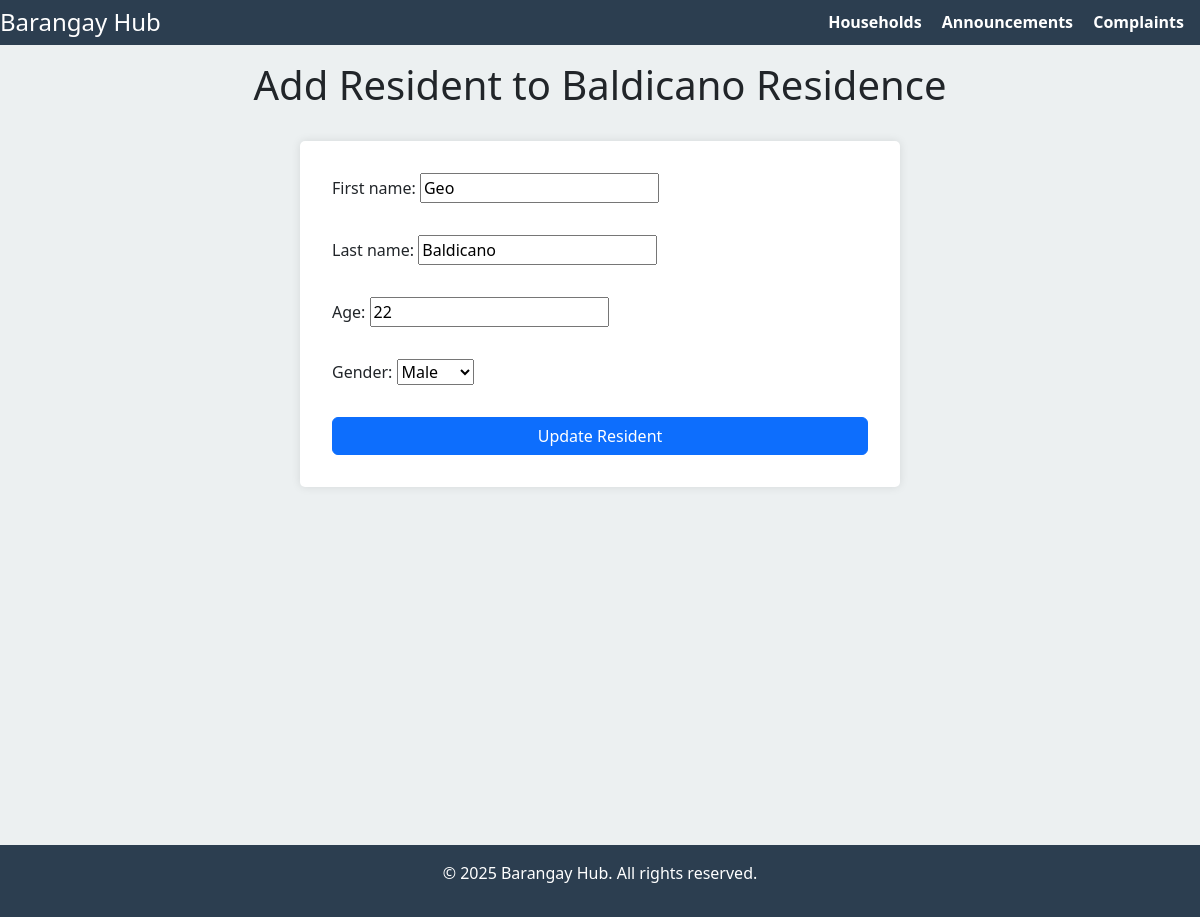
The page /households/1/residents/3/update/ on the database its author committed.
### app/models.py (models this page shows, shortened)
class Household(models.Model):
    name = models.CharField(max_length=100)
    address = models.TextField()

class Resident(models.Model):
    household = models.ForeignKey(Household, on_delete=models.CASCADE, related_name='residents')
    first_name = models.CharField(max_length=50)
    last_name = models.CharField(max_length=50)
    age = models.IntegerField()
    gender = models.CharField(max_length=20, choices=
        [('MALE', 'Male'),
         ('FEMALE', 'Female')],
         default='PENDING')

### app/views.py (the view, shortened to what this page needs)
# urls.py: path('households/<int:household_id>/residents/<int:pk>/update/', ResidentUpdateView.as_view(), name='resident_update'),
class ResidentUpdateView(UpdateView):
    model = Resident
    fields = ['first_name', 'last_name', 'age', 'gender']
    template_name = 'app/Residents_update.html'
    def get_context_data(self, **kwargs):
        context = super().get_context_data(**kwargs)
        context['household'] = Household.objects.get(pk=self.kwargs.get('household_id'))
        return context

### app/templates/app/Residents_update.html (shortened to what this page needs)
{% extends 'app/base.html' %}
{% block content %}
<h1 class="text-center">Add Resident to {{ household.name }}</h1>
<div class="form-container">
    <form method="post" class="form-style">
        {{ form.as_p }}
        <button type="submit" class="btn btn-primary">Update Resident</button>
    </form>
</div>
{% endblock %}

### static/css/base.css (style rules this page uses)
body { font-family: Arial, sans-serif; margin: 0; padding: 0; background-color: #f9f9f9; overflow-x: hidden; }
.form-container { background-color: #fff; padding: 2rem; border-radius: 5px; box-shadow: 0 0 10px rgba(0, 0, 0, 0.1); margin: 2rem auto; max-width: 600px; }
.form-style { display: flex; flex-direction: column; gap: 1rem; }

### rows shown on the page
Household: name "Baldicano Residence"
Resident: first_name "Geo", last_name "Baldicano", age "22", gender "Male"
